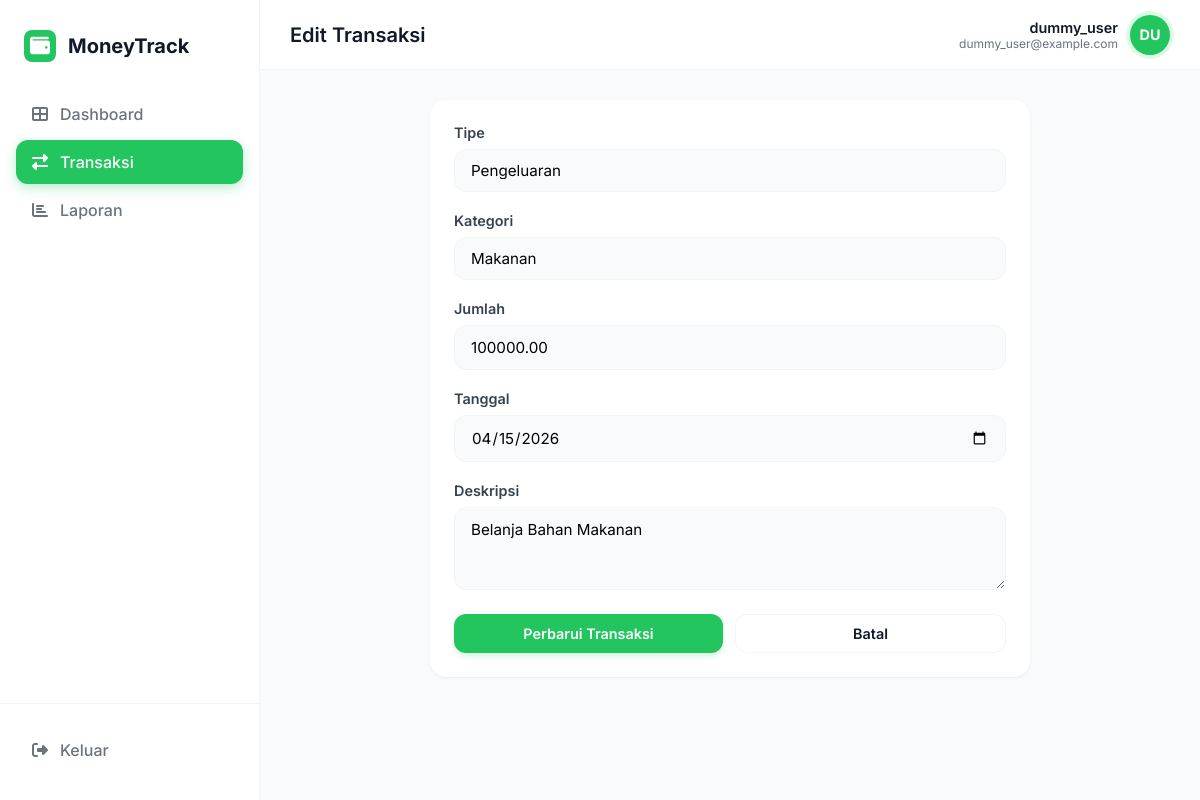
The page /edit.php?id=6 (signed in) on the database its author committed.
### tables this page shows
CREATE TABLE IF NOT EXISTS transaksi (
    id INT AUTO_INCREMENT PRIMARY KEY,
    user_id INT NOT NULL,
    kategori_id INT NOT NULL,
    tipe ENUM('income', 'expense') NOT NULL,
    jumlah DECIMAL(15, 2) NOT NULL,
    tanggal DATE NOT NULL,
    deskripsi TEXT,
    FOREIGN KEY (user_id) REFERENCES users(id) ON DELETE CASCADE,
    FOREIGN KEY (kategori_id) REFERENCES kategori(id) ON DELETE CASCADE
);

CREATE TABLE IF NOT EXISTS kategori (
    id INT AUTO_INCREMENT PRIMARY KEY,
    nama_kategori VARCHAR(50) NOT NULL
);

### edit.php (the view, shortened to what this page needs)
<?php
require_once 'koneksi.php';
$user_id = $_SESSION['user_id'];
$id = $_GET['id'];
$stmt = $pdo->prepare("SELECT * FROM transaksi WHERE id = ? AND user_id = ?");
$stmt->execute([$id, $user_id]);
$transaksi = $stmt->fetch();
$stmt = $pdo->query("SELECT * FROM kategori");
$categories = $stmt->fetchAll();
?>
<!DOCTYPE html>
<html lang="id">
<head>
    <link rel="stylesheet" href="style.css">
    <link rel="stylesheet" href="https://cdnjs.cloudflare.com/ajax/libs/font-awesome/6.4.0/css/all.min.css">
</head>
<body>
    <?php include 'sidebar.php'; ?>
    <main class="main-content">
        <?php include 'topbar.php'; ?>
        <div class="content-body">
            <div class="card" style="max-width: 600px; margin: 0 auto;">
                <form method="POST" action="">
                    <div class="form-group">
                        <label class="form-label">Tipe</label>
                        <select name="tipe" class="form-control" required>
                            <option value="expense" <?= $transaksi['tipe'] == 'expense' ? 'selected' : '' ?>>Pengeluaran</option>
                        </select>
                    </div>
                    <div class="form-group">
                        <label class="form-label">Kategori</label>
                        <select name="kategori_id" class="form-control" required>
                            <?php foreach ($categories as $cat): ?>
                                <option value="<?= $cat['id'] ?>" <?= $transaksi['kategori_id'] == $cat['id'] ? 'selected' : '' ?>>
                                    <?= htmlspecialchars($cat['nama_kategori']) ?>
                                </option>
                            <?php endforeach; ?>
                        </select>
                    </div>
                    <div class="form-group">
                        <label class="form-label">Jumlah</label>
                        <input type="number" name="jumlah" class="form-control" required min="1" step="any" value="<?= htmlspecialchars($transaksi['jumlah']) ?>">
                    </div>
                    <div class="form-group">
                        <label class="form-label">Tanggal</label>
                        <input type="date" name="tanggal" class="form-control" required value="<?= htmlspecialchars($transaksi['tanggal']) ?>">
                    </div>
                    <div class="form-group">
                        <label class="form-label">Deskripsi</label>
                        <textarea name="deskripsi" class="form-control" rows="3"><?= htmlspecialchars($transaksi['deskripsi']) ?></textarea>
                    </div>
                    <div style="display: flex; gap: 12px;">
                        <button type="submit" class="btn btn-primary" style="flex: 1; justify-content: center;">Perbarui Transaksi</button>
                        <a href="transaksi.php" class="btn btn-outline" style="flex: 1; justify-content: center;">Batal</a>
                    </div>
                </form>
            </div>
        </div>
    </main>
</body>
</html>

### style.css (style rules this page uses)
:root { --primary: #22C55E; --primary-dark: #16A34A; --primary-light: #DCFCE7; --bg-main: #F9FAFB; --sidebar-bg: #FFFFFF; --card-bg: #FFFFFF; --text-main: #111827; --text-muted: #6B7280; --border: #F3F4F6; --danger: #EF4444; --danger-light: #FEE2E2; --radius-lg: 16px; --radius-md: 12px; --shadow: 0 1px 3px 0 rgba(0, 0, 0, 0.05), 0 1px 2px -1px rgba(0, 0, 0, 0.05); --shadow-hover: 0 20px 25px -5px rgba(0, 0, 0, 0.1), 0 8px 10px -6px rgba(0, 0, 0, 0.1); --transition: all 0.3s cubic-bezier(0.4, 0, 0.2, 1); }
* { margin: 0; padding: 0; box-sizing: border-box; font-family: 'Inter', sans-serif; }
body { background-color: var(--bg-main); color: var(--text-main); display: flex; min-height: 100vh; overflow-x: hidden; }
.main-content { flex: 1; margin-left: 260px; display: flex; flex-direction: column; }
.content-body { padding: 30px; }
.card { background: var(--card-bg); border-radius: var(--radius-lg); box-shadow: var(--shadow); padding: 24px; border: none; margin-bottom: 24px; transition: var(--transition); }
.btn { padding: 10px 20px; border-radius: 12px; font-weight: 600; font-size: 0.9rem; cursor: pointer; text-decoration: none; transition: var(--transition); border: none; display: inline-flex; align-items: center; justify-content: center; gap: 8px; }
.btn-primary { background: var(--primary); color: white; box-shadow: 0 4px 6px -1px rgba(34, 197, 94, 0.2); }
.btn-outline { background: white; border: 1px solid var(--border); color: var(--text-main); }
select.form-control { appearance: none; background-repeat: no-repeat; background-position: right 12px center; background-size: 16px; padding-right: 40px; }
.form-group { margin-bottom: 20px; }
.form-label { display: block; margin-bottom: 8px; font-weight: 600; font-size: 0.9rem; color: #374151; }
.form-control { width: 100%; padding: 12px 16px; border: 1px solid var(--border); border-radius: 12px; background: #F9FAFB; transition: var(--transition); font-size: 0.95rem; }

### rows shown on the page
transaksi: tipe "Pengeluaran", kategori_id "Makanan", jumlah "100000.00", tanggal "04/15/2026", deskripsi "Belanja Bahan Makanan"

### other values the page prints
$title "Edit Transaksi"
$_SESSION['username'] "dummy_user"
$initials "DU"
